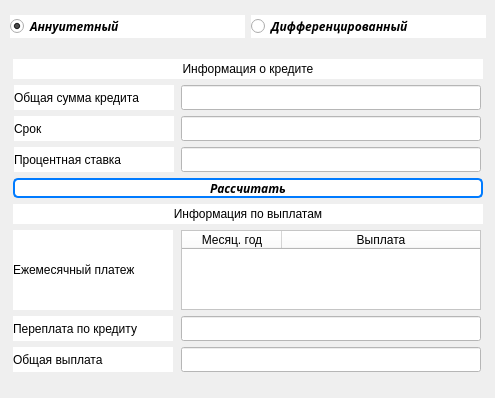
    <widget class="QWidget" name="Credit">
     <attribute name="title">
      <string>Credit Calculate</string>
     </attribute>
     <widget class="QWidget" name="layoutWidget">
      <property name="geometry">
       <rect>
        <x>10</x>
        <y>0</y>
        <width>476</width>
        <height>389</height>
       </rect>
      </property>
      <layout class="QVBoxLayout" name="verticalLayout">
       <item>
        <layout class="QHBoxLayout" name="horizontalLayout">
         <item>
          <widget class="QRadioButton" name="annuitent">
           <property name="font">
            <font>
             <family>Waree</family>
             <italic>true</italic>
             <bold>true</bold>
            </font>
           </property>
           <property name="statusTip">
            <string/>
           </property>
           <property name="styleSheet">
            <string notr="true">background-color:rgb(255, 255, 255);</string>
           </property>
           <property name="text">
            <string>Аннуитетный</string>
           </property>
           <property name="checked">
            <bool>true</bool>
           </property>
          </widget>
         </item>
         <item>
          <widget class="QRadioButton" name="different">
           <property name="font">
            <font>
             <family>Waree</family>
             <italic>true</italic>
             <bold>true</bold>
            </font>
           </property>
           <property name="autoFillBackground">
            <bool>false</bool>
           </property>
           <property name="styleSheet">
            <string notr="true">background-color:rgb(255, 255, 255);</string>
           </property>
           <property name="text">
            <string>Дифференцированный</string>
           </property>
          </widget>
         </item>
        </layout>
       </item>
       <item>
        <layout class="QGridLayout" name="gridLayout_3">
         <item row="0" column="0">
          <layout class="QGridLayout" name="gridLayout_4">
           <item row="0" column="0">
            <widget class="QLabel" name="label_4">
             <property name="minimumSize">
              <size>
               <width>470</width>
               <height>20</height>
              </size>
             </property>
             <property name="maximumSize">
              <size>
               <width>470</width>
               <height>20</height>
              </size>
             </property>
             <property name="styleSheet">
              <string notr="true">background-color:rgb(255, 255, 255);</string>
             </property>
             <property name="text">
              <string>Информация о кредите</string>
             </property>
             <property name="alignment">
              <set>Qt::AlignCenter</set>
             </property>
            </widget>
           </item>
           <item row="1" column="0">
            <layout class="QGridLayout" name="gridLayout_2">
             <item row="0" column="0">
              <widget class="QLabel" name="label">
               <property name="minimumSize">
                <size>
                 <width>160</width>
                 <height>25</height>
                </size>
               </property>
               <property name="maximumSize">
                <size>
                 <width>160</width>
                 <height>25</height>
                </size>
               </property>
               <property name="styleSheet">
                <string notr="true">background-color:rgb(255, 255, 255);</string>
               </property>
               <property name="text">
                <string>Общая сумма кредита</string>
               </property>
              </widget>
             </item>
             <item row="1" column="0">
              <widget class="QLabel" name="label_2">
               <property name="minimumSize">
                <size>
                 <width>160</width>
                 <height>25</height>
                </size>
               </property>
               <property name="maximumSize">
                <size>
                 <width>160</width>
                 <height>25</height>
                </size>
               </property>
               <property name="styleSheet">
                <string notr="true">background-color:rgb(255, 255, 255);</string>
               </property>
               <property name="text">
                <string>Срок</string>
               </property>
              </widget>
             </item>
             <item row="2" column="0">
              <widget class="QLabel" name="label_3">
               <property name="minimumSize">
                <size>
                 <width>160</width>
                 <height>25</height>
                </size>
               </property>
               <property name="maximumSize">
                <size>
                 <width>160</width>
                 <height>25</height>
                </size>
               </property>
               <property name="styleSheet">
                <string notr="true">background-color:rgb(255, 255, 255);</string>
               </property>
               <property name="text">
                <string>Процентная ставка</string>
               </property>
              </widget>
             </item>
             <item row="0" column="1">
              <widget class="QLineEdit" name="mainSum">
               <property name="minimumSize">
                <size>
                 <width>300</width>
                 <height>25</height>
                </size>
               </property>
               <property name="maximumSize">
                <size>
                 <width>300</width>
                 <height>25</height>
                </size>
               </property>
               <property name="styleSheet">
                <string notr="true">background-color:rgb(255, 255, 255);</string>
               </property>
               <property name="maxLength">
                <number>15</number>
               </property>
              </widget>
             </item>
             <item row="1" column="1">
              <widget class="QLineEdit" name="validity">
               <property name="minimumSize">
                <size>
                 <width>300</width>
                 <height>25</height>
                </size>
               </property>
               <property name="maximumSize">
                <size>
                 <width>300</width>
                 <height>25</height>
                </size>
               </property>
               <property name="styleSheet">
                <string notr="true">background-color:rgb(255, 255, 255);</string>
               </property>
               <property name="maxLength">
                <number>3</number>
               </property>
              </widget>
             </item>
             <item row="2" column="1">
              <widget class="QLineEdit" name="percent">
               <property name="minimumSize">
                <size>
                 <width>300</width>
                 <height>25</height>
                </size>
               </property>
               <property name="maximumSize">
                <size>
                 <width>300</width>
                 <height>25</height>
                </size>
               </property>
               <property name="styleSheet">
                <string notr="true">background-color:rgb(255, 255, 255);</string>
               </property>
               <property name="maxLength">
                <number>6</number>
               </property>
              </widget>
             </item>
            </layout>
           </item>
          </layout>
         </item>
         <item row="1" column="0">
          <widget class="QPushButton" name="creditCalcule">
           <property name="minimumSize">
            <size>
             <width>470</width>
             <height>20</height>
            </size>
           </property>
           <property name="maximumSize">
            <size>
             <width>470</width>
             <height>20</height>
            </size>
           </property>
           <property name="font">
            <font>
             <family>Waree</family>
             <italic>true</italic>
             <bold>true</bold>
            </font>
           </property>
           <property name="styleSheet">
            <string notr="true">QPushButton {
    padding: 1px 1px;
    text-align: center;
    background-color: #fff;
    border: 2px solid #007bff;
    border-radius: 5px;
}

QPushButton:hover {
    background-color: rgb(211, 215, 207);
    border-color: #0056b3;
}

QPushButton:pressed {
    background-color: #696b67;
    border-color: #00081d;
}</string>
           </property>
           <property name="text">
            <string>Рассчитать</string>
           </property>
          </widget>
         </item>
         <item row="2" column="0">
          <layout class="QGridLayout" name="gridLayout">
           <item row="2" column="1">
            <widget class="QLineEdit" name="overPay">
             <property name="minimumSize">
              <size>
               <width>300</width>
               <height>25</height>
              </size>
             </property>
             <property name="maximumSize">
              <size>
               <width>300</width>
               <height>25</height>
              </size>
             </property>
             <property name="styleSheet">
              <string notr="true">background-color:rgb(255, 255, 255);</string>
             </property>
             <property name="maxLength">
              <number>255</number>
             </property>
            </widget>
           </item>
           <item row="1" column="1">
            <widget class="QTableWidget" name="table">
             <property name="minimumSize">
              <size>
               <width>300</width>
               <height>80</height>
              </size>
             </property>
             <property name="maximumSize">
              <size>
               <width>300</width>
               <height>80</height>
              </size>
             </property>
             <property name="styleSheet">
              <string notr="true">background-color:rgb(255, 255, 255);</string>
             </property>
             <property name="rowCount">
              <number>0</number>
             </property>
             <attribute name="horizontalHeaderDefaultSectionSize">
              <number>100</number>
             </attribute>
             <attribute name="horizontalHeaderShowSortIndicator" stdset="0">
              <bool>false</bool>
             </attribute>
             <attribute name="horizontalHeaderStretchLastSection">
              <bool>true</bool>
             </attribute>
             <column>
              <property name="text">
               <string>Месяц. год</string>
              </property>
             </column>
             <column>
              <property name="text">
               <string>Выплата</string>
              </property>
             </column>
            </widget>
           </item>
           <item row="1" column="0">
            <widget class="QLabel" name="label_6">
             <property name="minimumSize">
              <size>
               <width>160</width>
               <height>80</height>
              </size>
             </property>
             <property name="maximumSize">
              <size>
               <width>160</width>
               <height>80</height>
              </size>
             </property>
             <property name="styleSheet">
              <string notr="true">background-color:rgb(255, 255, 255);</string>
             </property>
             <property name="text">
              <string>Ежемесячный платеж</string>
             </property>
            </widget>
           </item>
           <item row="3" column="0">
            <widget class="QLabel" name="label_8">
             <property name="maximumSize">
              <size>
               <width>160</width>
               <height>25</height>
              </size>
             </property>
             <property name="styleSheet">
              <string notr="true">background-color:rgb(255, 255, 255);</string>
             </property>
             <property name="text">
              <string>Общая выплата</string>
             </property>
            </widget>
           </item>
           <item row="2" column="0">
            <widget class="QLabel" name="label_7">
             <property name="minimumSize">
              <size>
               <width>160</width>
               <height>25</height>
              </size>
             </property>
             <property name="maximumSize">
              <size>
               <width>160</width>
               <height>25</height>
              </size>
             </property>
             <property name="styleSheet">
              <string notr="true">background-color:rgb(255, 255, 255);</string>
             </property>
             <property name="text">
              <string>Переплата по кредиту</string>
             </property>
            </widget>
           </item>
           <item row="3" column="1">
            <widget class="QLineEdit" name="mainPay">
             <property name="minimumSize">
              <size>
               <width>300</width>
               <height>25</height>
              </size>
             </property>
             <property name="maximumSize">
              <size>
               <width>300</width>
               <height>25</height>
              </size>
             </property>
             <property name="styleSheet">
              <string notr="true">background-color:rgb(255, 255, 255);</string>
             </property>
             <property name="maxLength">
              <number>255</number>
             </property>
            </widget>
           </item>
           <item row="0" column="0" colspan="2">
            <widget class="QLabel" name="label_5">
             <property name="minimumSize">
              <size>
               <width>470</width>
               <height>20</height>
              </size>
             </property>
             <property name="maximumSize">
              <size>
               <width>470</width>
               <height>20</height>
              </size>
             </property>
             <property name="styleSheet">
              <string notr="true">background-color:rgb(255, 255, 255);</string>
             </property>
             <property name="text">
              <string>Информация по выплатам</string>
             </property>
             <property name="alignment">
              <set>Qt::AlignCenter</set>
             </property>
            </widget>
           </item>
          </layout>
         </item>
        </layout>
       </item>
      </layout>
     </widget>
    </widget>
